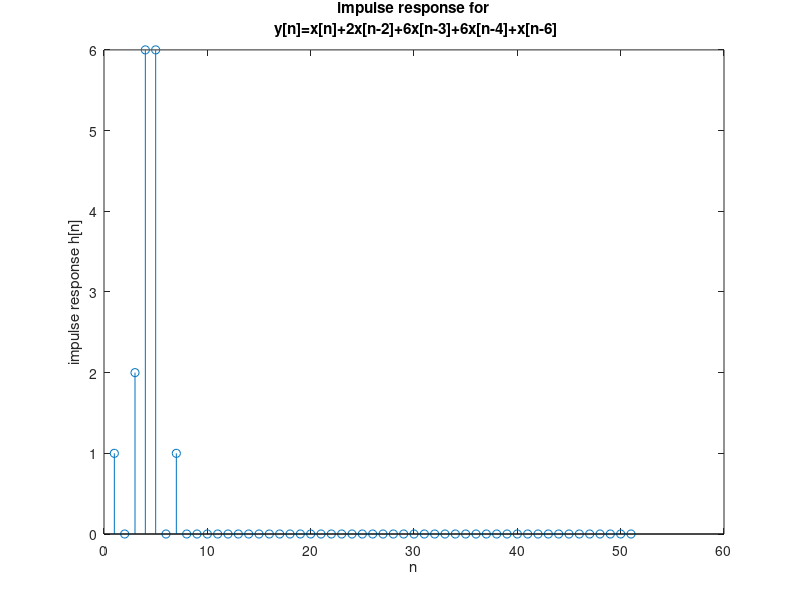

Recreate this plot in MATLAB. (Note: this script raises an error after producing the figure.)
%Author: Kartik Kulgod%
%Submitted


%Problem 1%
a=[1]; %filter characteristics%
b=[1,0,2,6,6,0,1];
n=0:50;
x=[n==0];%unit impulse signal%
h_part1=filter(b,a,x);%impulse response%
stem(h_part1),ylabel('impulse response h[n]'),xlabel('n'),title({'impulse response for';' y[n]=x[n]+2x[n-2]+6x[n-3]+6x[n-4]+x[n-6]'})
pause

[z,p,k]=tf2zpk(b,a);%to find zeros,poles and gain%
zplane(z,p),title('pole-zero plot of H(z)')
pause

disp('stable')
pause

inp_1=[1,-1,1,-1];%input signal%
out_1=conv(inp_1,h_part1);%output as a convolution of input and output signals%
subplot(1,2,1)
stem(n(1:4),inp_1),xlabel('n'),ylabel('x[n]'),title('input x[n] vs n'),axis([-1,5,-2,2])
subplot(1,2,2)
stem(n(1:10),out_1(1:10)),xlabel('n'),ylabel('y[n]'),title('output y[n] vs n')
pause

freqz(inp_1,[1]),title('input frequency response')%self-explanatory%
pause
freqz(out_1,[1]),title('output frequency response')%self-explanatory%
pause
freqz(h_part1,[1]),title('filter frequency response')%self-explanatory%
pause

%Problem 2%

a_2=[5,6,5];%filter characteristics%
b_2=[1];
h_part2=impz(b_2,a_2,21);%find 21 points of impulse response%
stem(n(1:21),h_part2),xlabel('n'),ylabel('h[n]'),title({'impulse response for';' y[n]=x[n]+2x[n-2]+6x[n-3]+6x[n-4]+x[n-6]'})
pause

[z_2,p_2,k_2]=tf2zpk(b_2,a_2);%find the zeros,poles and gain of H(z)%
zplane(z_2,p_2),title('Pole zero plot of H(z)')%pole zero plot of H(z)%
pause

disp('marginally stable')
pause

out_2=conv(inp_1,h_part2);
subplot(1,2,1)
stem(n(1:length(inp_1)),inp_1),xlabel('n'),ylabel('x[n]'),title('input as n')
subplot(1,2,2)
%size of output is N1+N2-1%
stem(n(1:(length(inp_1)+length(h_part2))-1),out_2),xlabel('n'),ylabel('y[n]'),title('output as n')
pause

freqz(inp_1,[1]),title('input frequency response')%self explanatory%
pause
freqz(out_2,[1]),title('output frequency response')%self explanatory%
pause
freqz(h_part2,[1]),title('filter frequency response')%self explanatory%
pause

%Problem 3%

x_3=[1,2,-6,6];%defining input signal%
stem(n(1:4),x_3)
pause

fft_x_4=fft(x_3,4);%4 point dft%
subplot(2,1,1)
stem(n(1:4),abs(fft_x_4)),xlabel('k'),ylabel('absolute X[k]'),title('Magnitude of 4-pint DFT of x[n]')
subplot(2,1,2)
stem(n(1:4),angle(fft_x_4)),xlabel('k'),ylabel('Phase X[k]'),title('Phase of 4-point DFT of x[n]')
pause

fft_x_8=fft(x_3,8);%8 point dft%
subplot(2,1,1)
stem(n(1:8),abs(fft_x_8)),xlabel('k'),ylabel('absolute X[k]'),title('Magnitude of 4-pint DFT of x[n]')
subplot(2,1,2)
stem(n(1:8),angle(fft_x_8)),xlabel('k'),ylabel('angle X[k]'),title('Phase of 4-pint DFT of x[n]')
pause




